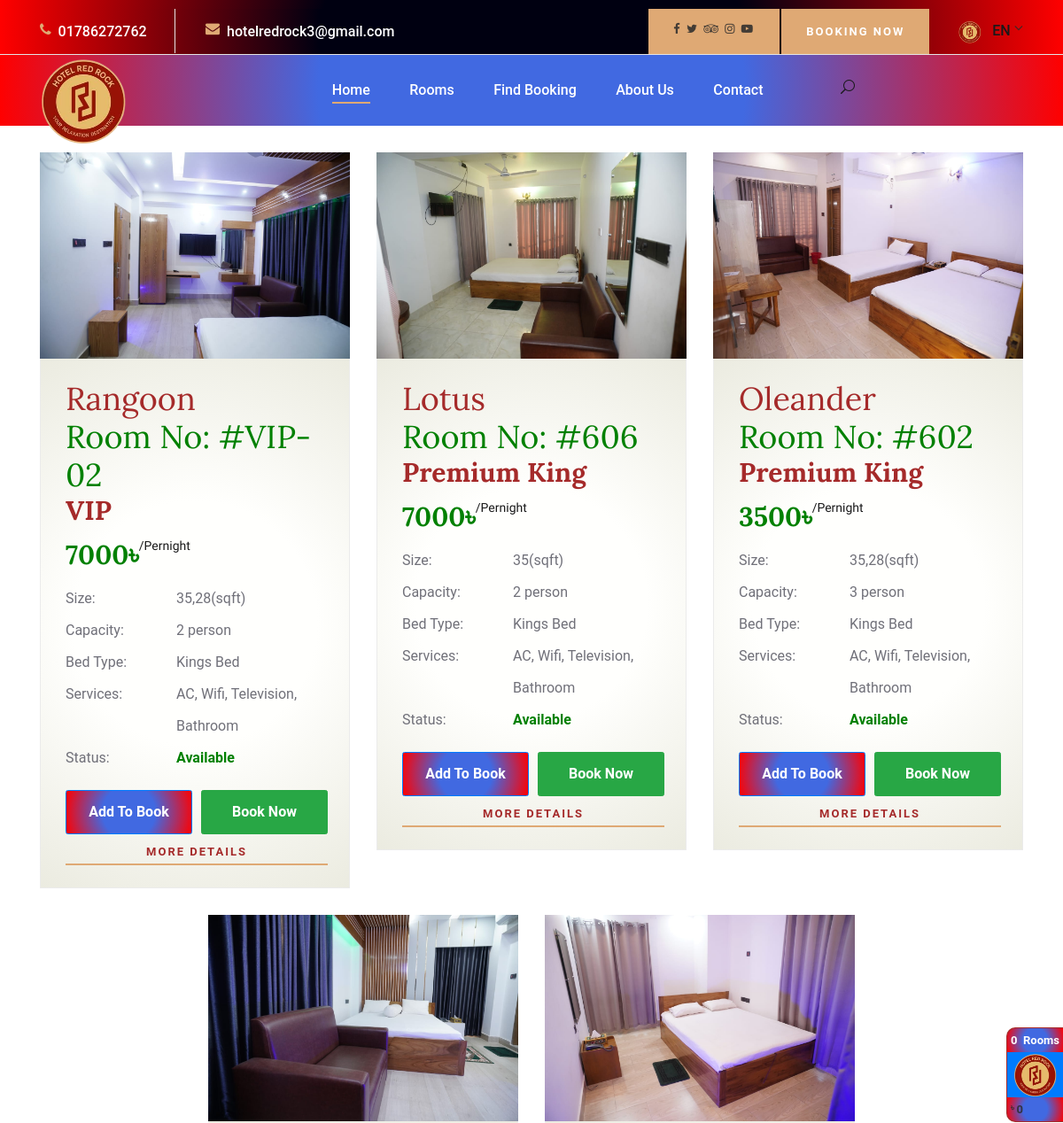
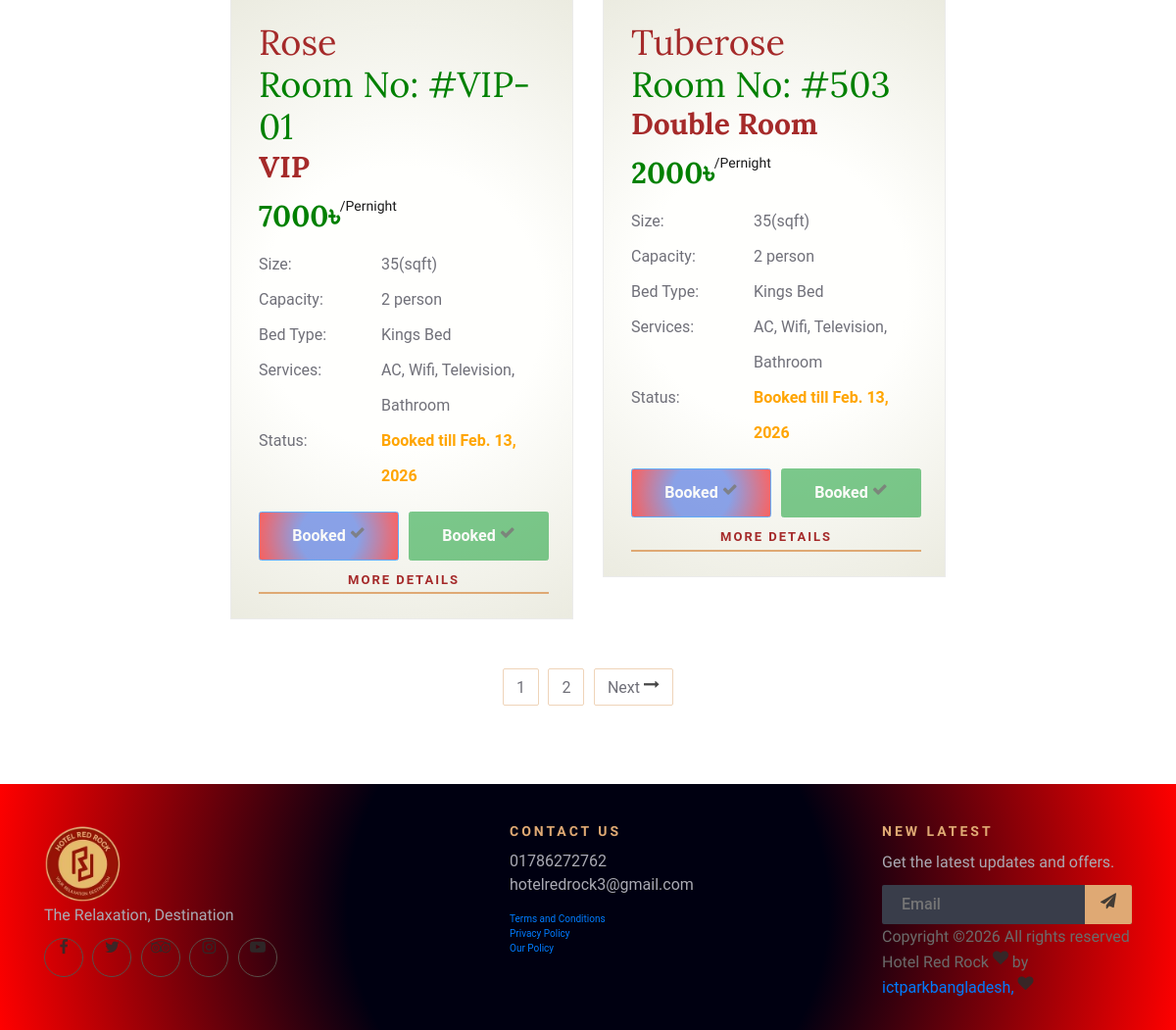
Page /rooms/ on the earlier database version (2 pictures, top to bottom).
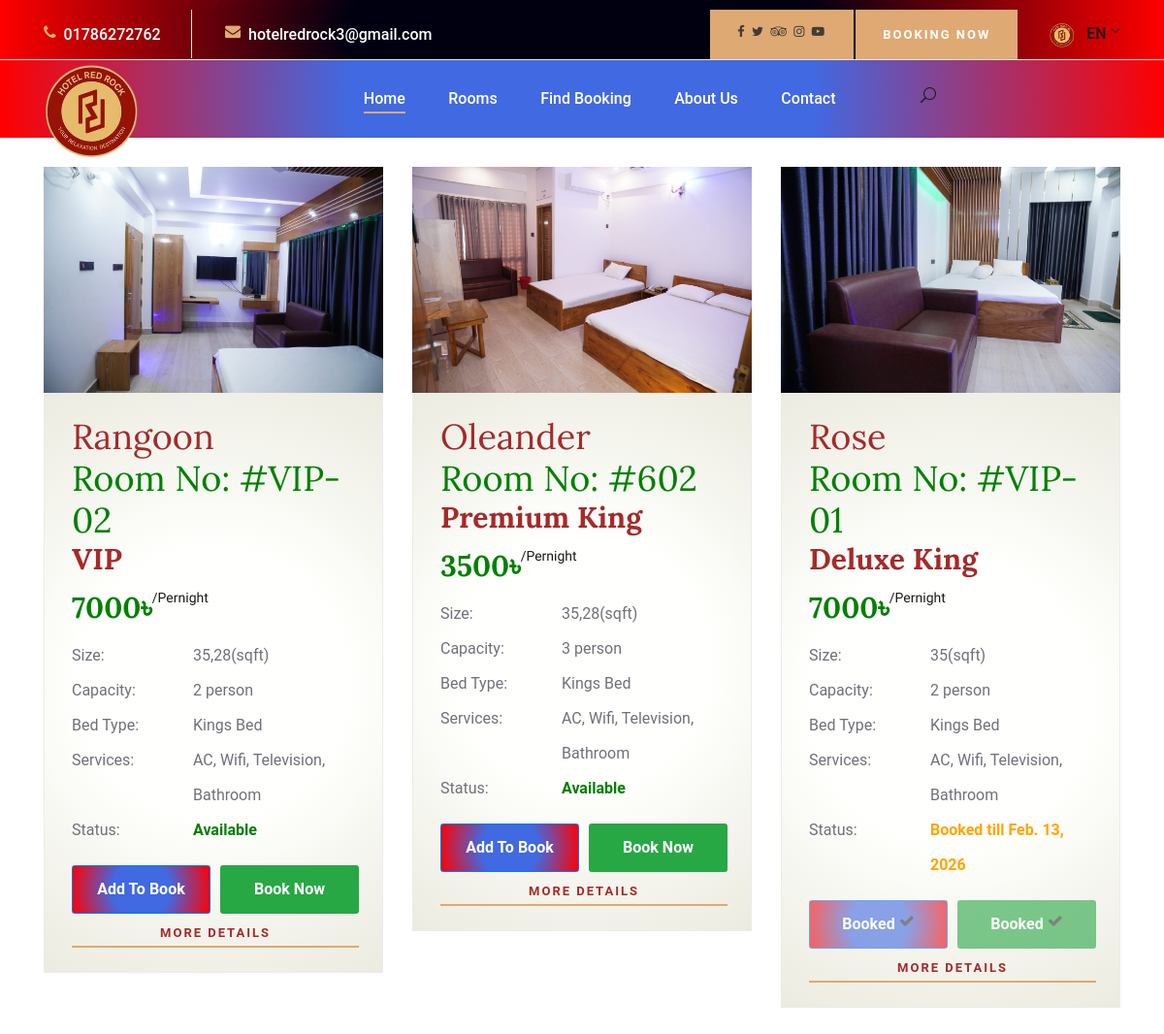
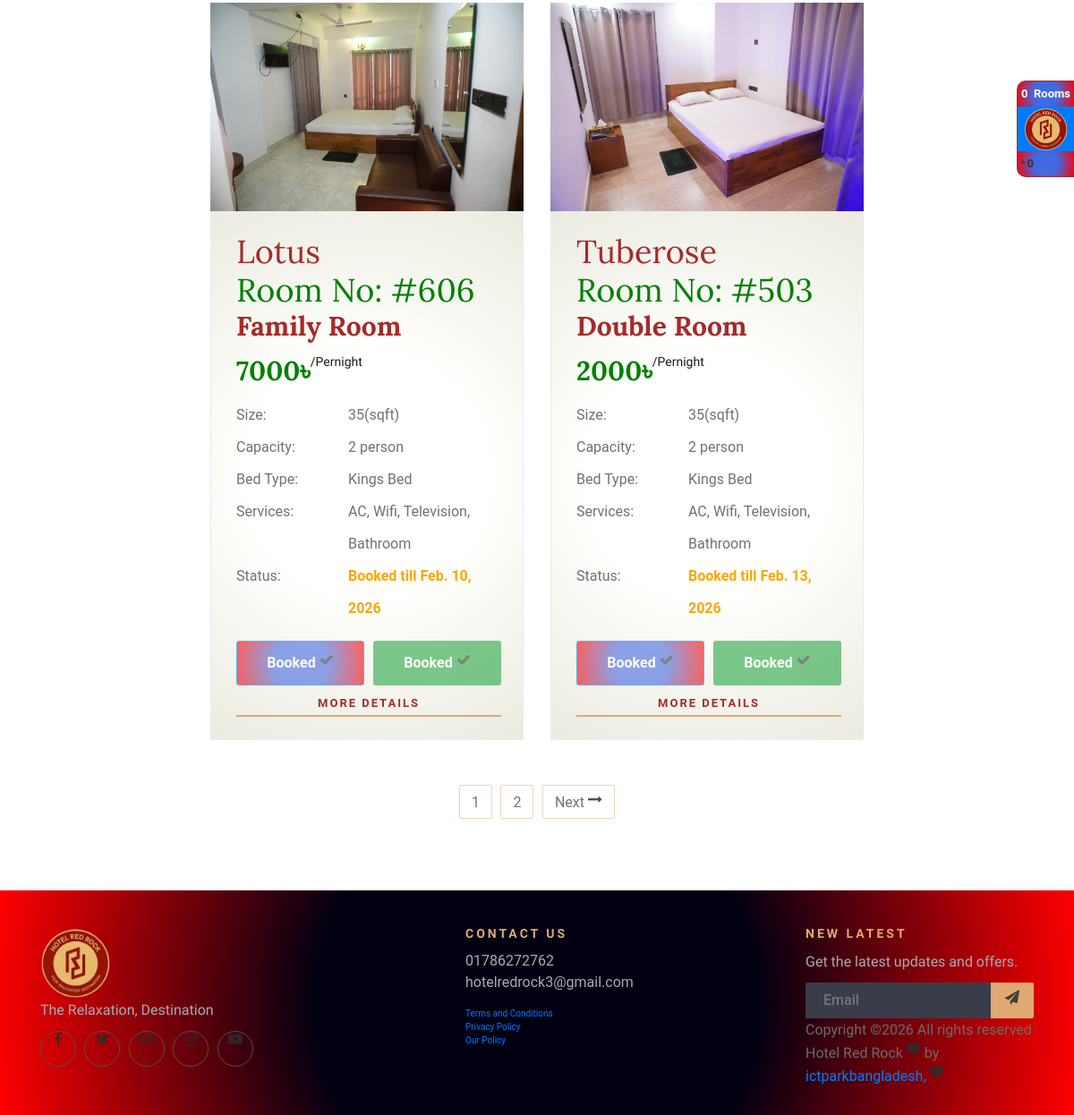
Same page on the later database version (2 pictures, top to bottom).
### rooms/models.py (models this page shows, shortened)
class Room(models.Model):
    serial=models.IntegerField(default=0)
    name=models.CharField(max_length=100,unique=True)
    name_eng=models.CharField(max_length=100,unique=True)
    room_no=models.CharField(max_length=100,unique=True)
    room_type=models.ForeignKey(RoomType,blank=True,null=True,on_delete=models.SET_NULL)
    bed_type=models.ForeignKey(BedType,blank=True,null=True,on_delete=models.SET_NULL)
    status=models.CharField(max_length=100,blank=True,null=True)
    price=models.CharField(max_length=10,blank=True,null=True)
    person_occupancy=models.CharField(max_length=10,blank=True,null=True)
    number_of_beds=models.CharField(max_length=10,blank=True,null=True)
    size=models.CharField(max_length=10,blank=True,null=True)
    services=models.CharField(max_length=500,blank=True,null=True)
    description=RichTextField(blank=True,null=True)
    comment=models.ManyToManyField(Comment,blank=True,null=True)
    main_image=models.FileField(upload_to='media/room_images',blank=True,null=True,)
    second_image=models.FileField(upload_to='media/room_images',blank=True,null=True,)
    is_available=models.BooleanField(default=False)
    class Meta:
        ordering = ['serial']

class RoomType(models.Model):
    serial=models.IntegerField(default=0)
    name=models.CharField(max_length=100,unique=True)
    name_eng=models.CharField(max_length=100,unique=True)
    description=RichTextField(blank=True,null=True)
    occupancy=models.CharField(max_length=100,blank=True,null=True)
    bed_type=models.ManyToManyField(BedType,blank=True,null=True)
    price=models.CharField(max_length=10,blank=True,null=True)
    services=models.CharField(max_length=500,blank=True,null=True)
    comment=models.ManyToManyField(Comment,blank=True,null=True)
    main_image=models.FileField(upload_to='media/room_type_images',blank=True,null=True,)
    second_image=models.FileField(upload_to='media/room_type_images',blank=True,null=True,)

class BedType(models.Model):
    serial=models.IntegerField(default=0)
    name=models.CharField(max_length=100,unique=True)
    name_eng=models.CharField(max_length=100,unique=True)
    description=models.CharField(max_length=500,blank=True,null=True)
    occupancy=models.CharField(max_length=100,blank=True,null=True)

### rooms/views.py (the view, shortened to what this page needs)
# urls.py: path('', views.Rooms.as_view(),name='rooms_view'),
class Rooms(View):
    template_name = 'rooms/rooms.html'
    def get(self, request, *args, **kwargs):
        rooms=Room.objects.all().prefetch_related('booking_set').order_by("serial")
        staffs=Staff.objects.all().order_by("serial")
        guests=Guest.objects.all().order_by("-id")
        context={}
        check_in = request.session.get('check_in')
        check_out = request.session.get('check_out')
        guests_count = request.session.get('guests')
        rooms_count = request.session.get('rooms_count')
        _set_display_status_for_rooms(rooms)
        rooms = _sort_rooms_by_availability(rooms)
        context['rooms']=rooms
        context['staffs']=staffs
        context['guests']=guests
        return render(request, self.template_name,context)

### rooms/views.py (called while the page is built)
def _set_display_status_for_rooms(rooms):
    today = timezone.now().date()
    for room in rooms:
        active_bookings = [
            b for b in room.booking_set.all()
            if b.check_in_status not in ('checked_out', 'cancelled') and not b.check_out_status
        ]
        if any(b.check_in_status == 'checked_in' for b in active_bookings):
            room.display_status = 'occupied'
            room.booked_until = None
        elif any(b.check_in_status == 'pending' and b.end_day >= today for b in active_bookings):
            room.display_status = 'booked'
            pending_bookings = [b for b in active_bookings if b.check_in_status == 'pending' and b.end_day >= today]
            room.booked_until = max(b.end_day for b in pending_bookings) if pending_bookings else None
        else:
            room.display_status = 'available'
            room.booked_until = None

### templates/rooms/rooms.html (shortened to what the changed rows need)
{% extends 'basepage/basepage.html' %}
{% load static  %}
    {% block content %}
        <br><br>
         <section class="rooms-section spad">
        <div class="container">
            <div class="row justify-content-center">
                {% for room in rooms %}
                <div class="col-lg-4 col-md-6">
                        <div class="room-item" >
                           <img src="{% if room.main_image %}{{ room.main_image.url}} {% endif %}"  alt="">
                            <div class="ri-text" style="background: var(--service);">
                                <h2 style="color:brown">{{ room.name_eng }}</h2>
                                <h2 style="color:green"> Room No: #{{ room.room_no }}</h2>
                                <h3 style="color:brown">{{ room.room_type.name_eng }}</h3>
                                <h3 style="color:green">{{ room.price }}&#x09F3;<span>/Pernight</span></h3>
                                <table >
                                    <tbody>
                                        <tr>
                                            <td class="r-o">Size:</td>
                                            <td>{{room.size}}(sqft)</td>
                                        </tr>
                                        <tr>
                                            <td class="r-o">Capacity:</td>
                                            <td> {{ room.person_occupancy }} person</td>
                                        </tr>
                                        <tr>
                                            <td class="r-o">Bed Type:</td>
                                            <td>{{ room.bed_type.name_eng }}</td>
                                        </tr>
                                        <tr>
                                            <td class="r-o">Services:</td>
                                            <td>{{ room.services }}</td>
                                        </tr>
                                        <tr>
                                                        <td class="r-o">Status:</td>
                                                        <td>
                                                            {% with status=room.display_status|default:room.status|default_if_none:"available"|lower %}
                                                                {% if status == 'available' %}
                                                                    <span style="color: green; font-weight: bold;">Available</span>
                                                                {% elif status == 'booked' %}
                                                                    <span style="color: orange; font-weight: bold;">
                                                                        Booked{% if room.booked_until %} till {{ room.booked_until }}{% endif %}
                                                                    </span>
                                                                {% elif status == 'occupied' %}
                                                                    <span style="color: red; font-weight: bold;">Occupied</span>
                                                                {% else %}
                                                                    <span style="color: green; font-weight: bold;">Available</span>
                                                                {% endif %}
                                                            {% endwith %}
                                                        </td>
                                                    </tr>
                                    </tbody>
                                </table>
                                            {% with status=room.display_status|default:room.status|default_if_none:"available"|lower %}
                                            <div style="display: flex; gap: 10px; margin-top: 15px;">
                                                {% if status == 'available' %}
                                                    <button id="room_{{ room.id }}" class="btn btn-primary" style="background: var(--weather); padding: 12px 24px; font-size: 16px; font-weight: 600; flex: 1;" onclick="addToCart( this.id )">Add To Book</button>
                                                    <button class="btn btn-success" style="padding: 12px 24px; font-size: 16px; font-weight: 600; flex: 1; text-align: center;" onclick="bookNowSingle('room_{{ room.id }}')">Book Now</button>
                                                {% else %}
                                                    <button class="btn btn-primary" style="background: var(--weather); padding: 12px 24px; font-size: 16px; font-weight: 600; flex: 1; opacity: 0.6; cursor: not-allowed;" disabled>
                                                        {% if status == 'booked' %}Booked <i class="fa fa-check"></i>{% else %}Occupied <i class="fa fa-check"></i>{% endif %}
                                                    </button>
                                                    <button class="btn btn-success" style="padding: 12px 24px; font-size: 16px; font-weight: 600; flex: 1; text-align: center; opacity: 0.6; cursor: not-allowed;" disabled>
                                                        {% if status == 'booked' %}Booked <i class="fa fa-check"></i>{% else %}Occupied <i class="fa fa-check"></i>{% endif %}
                                                    </button>
                                                {% endif %}
                                            </div>
                                            {% endwith %}
                                <a href="{% url 'room_details' room.id %}" class="primary-btn" style="color:brown; margin-top: 10px; display: block; text-align: center;">More Details</a>
                            </div>
                        </div>
                    </div>
                {% endfor %}
            </div>
        </div>
    </section>
    {% endblock content %}

Differences in the rows shown:
changed Room "Rose": room_type.name_eng "VIP" → "Deluxe King"
changed Room "Lotus": room_type.name_eng "Premium King" → "Family Room"; booked_until (not shown) → "Feb. 10, 2026"; text "Available Add To Book Book Now" → "Booked till Booked Booked"; moves down the list
